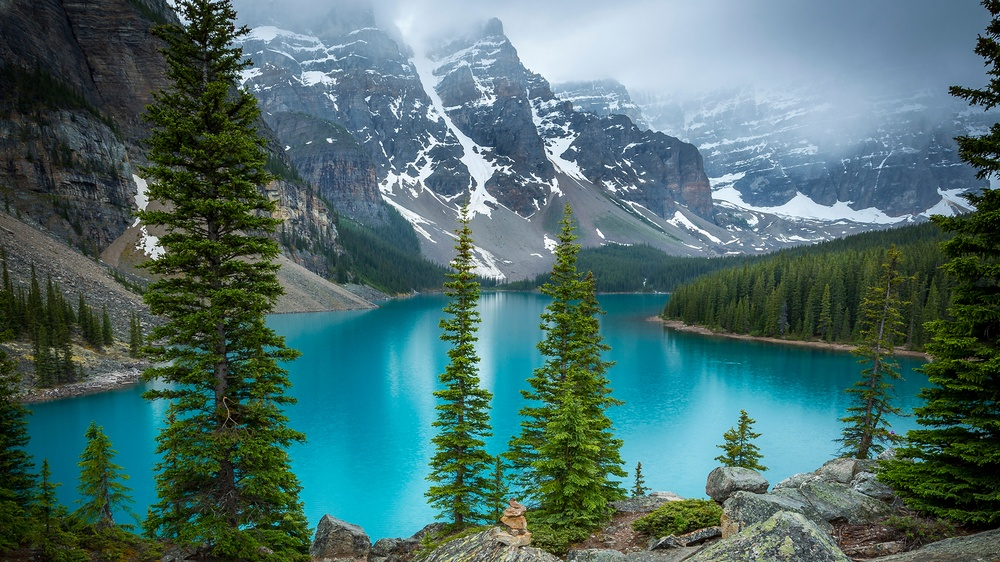
#> input picture lab3/1.jpg, 1000 x 562 px, shrunk from 1920 x 1080 before the run
$ python 2.py
#> lines starting #> are read from the running program, lines starting #| are printed output that depends on the picture
from PIL import Image, ImageDraw #Подключим необходимые библиотеки

image = Image.open("1.jpg") #Открываем изображение
#> image is the input picture: PIL image 1000x562 RGB; mean R, G, B 75.5, 109, 107.3
draw = ImageDraw.Draw(image) #Создаем инструмент для рисования
width  = image.size[0] #Определяем ширину
#> width = 1000
height = image.size[1] #Определяем высоту
#> height = 562
pix = image.load() #Выгружаем значения пикселей

for x in range(width-2):
        for y in range(height-2):
            a = pix[x, y][0]
            b = pix[x, y][1]
            c = pix[x, y][2]

            if(a >= 115):
                a = 255
            else:
                a = 0

            if(b >= 115):
                b = 255
            else:
                b = 0

            if(c >= 115):
                c = 255
            else:
                c = 0

            draw.point((x, y), (a, b, c))


image.show()
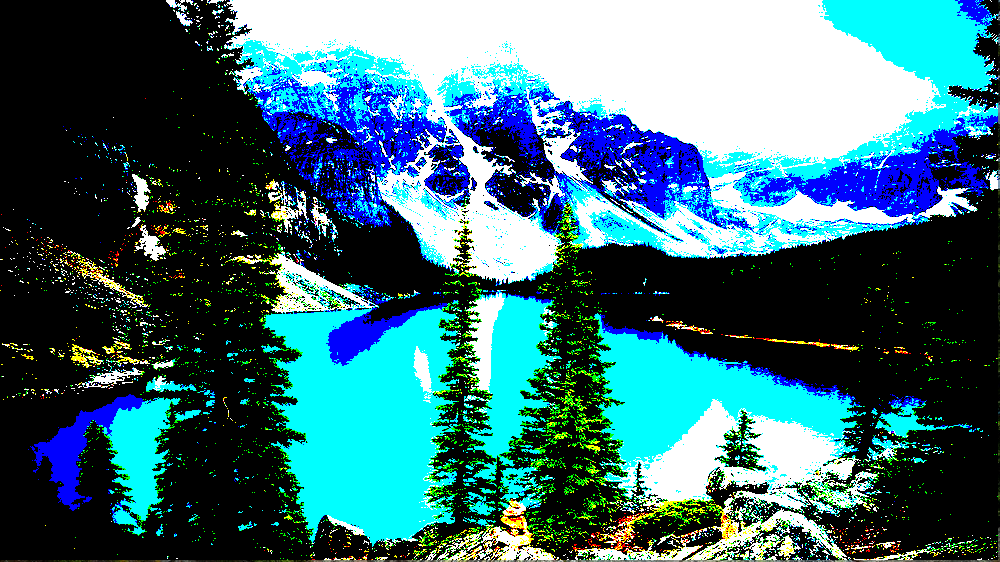
#> shown: PIL image 1000x562 RGB; mean R, G, B 60.2, 110.1, 119.7
del draw


$ run again, with lab3/3.jpg copied over lab3/1.jpg
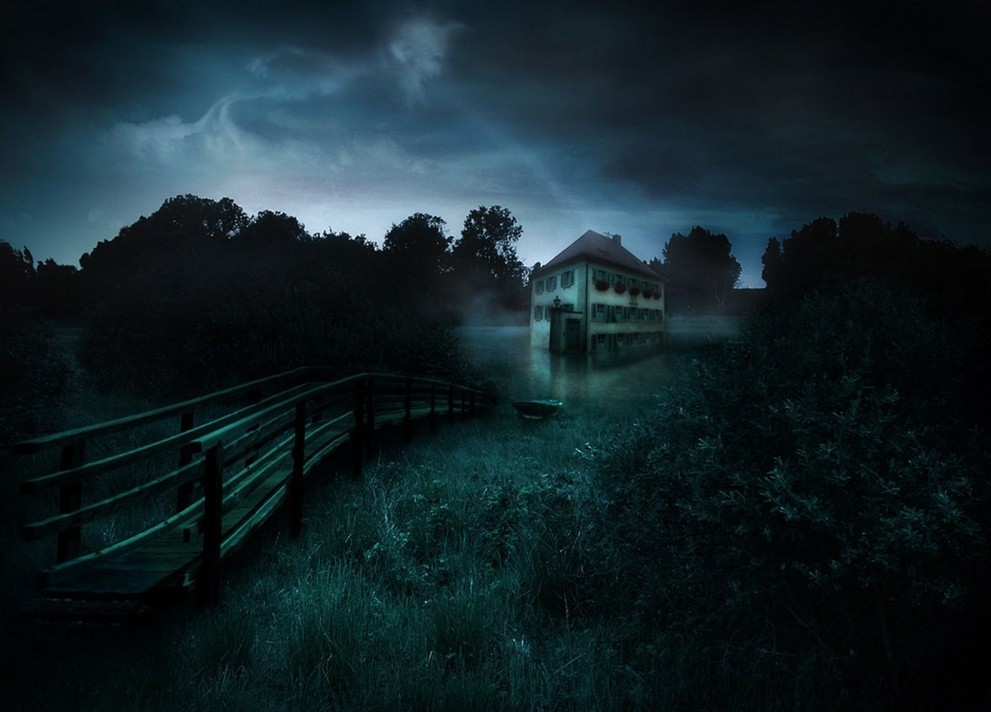
#> input picture lab3/3.jpg, 991 x 712 px, shrunk from 1598 x 1147 before the run
#> image is the input picture: PIL image 991x712 RGB; mean R, G, B 18.7, 34.9, 40.4
#> `image.show()`:
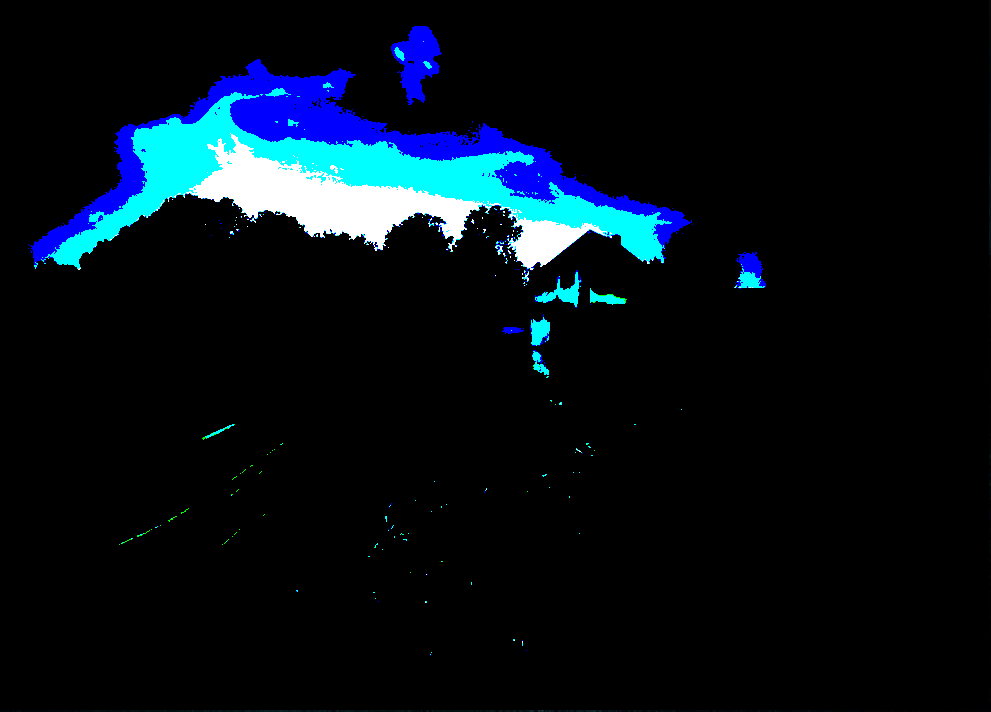
#> shown: PIL image 991x712 RGB; mean R, G, B 5.6, 14.9, 23.1
